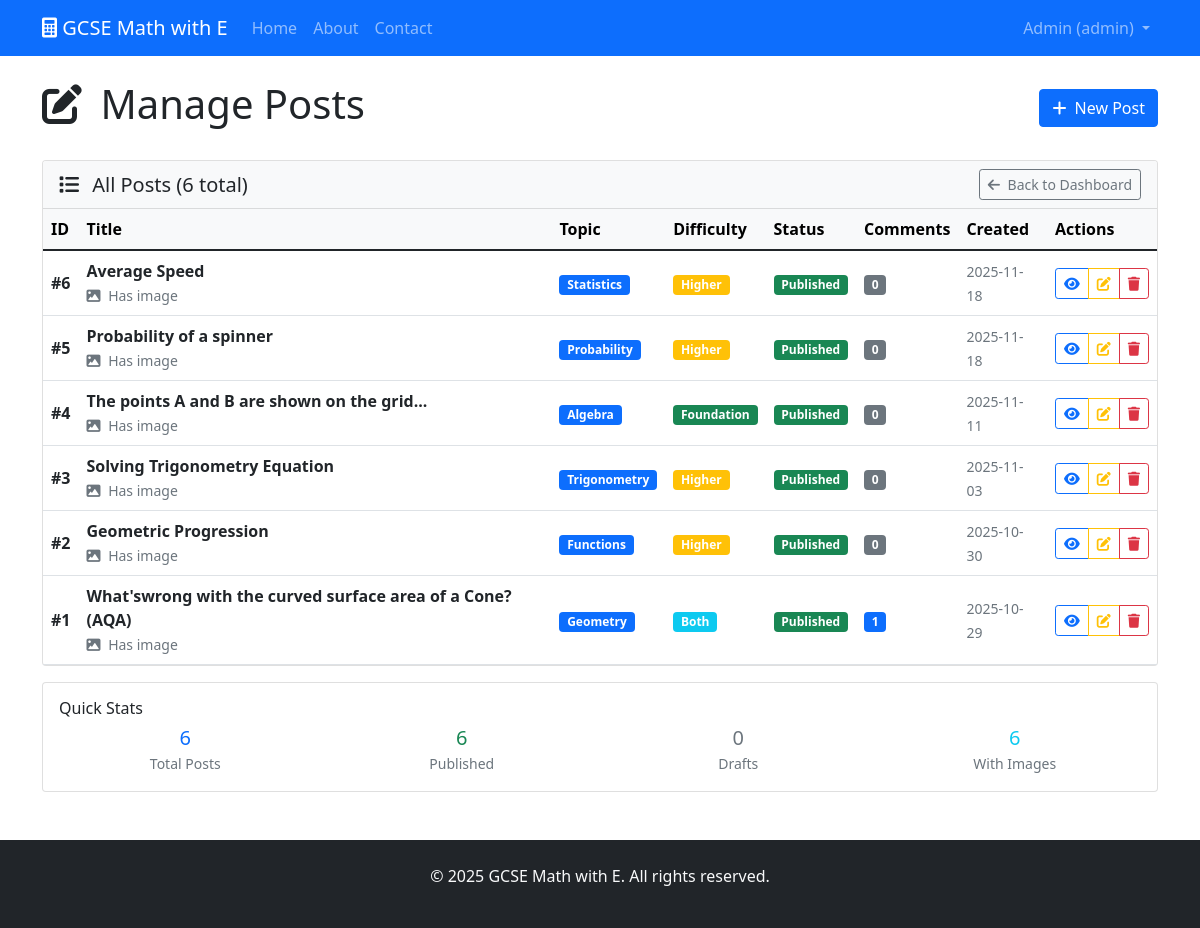
The page /admin/posts (signed in) on the database as committed earlier.
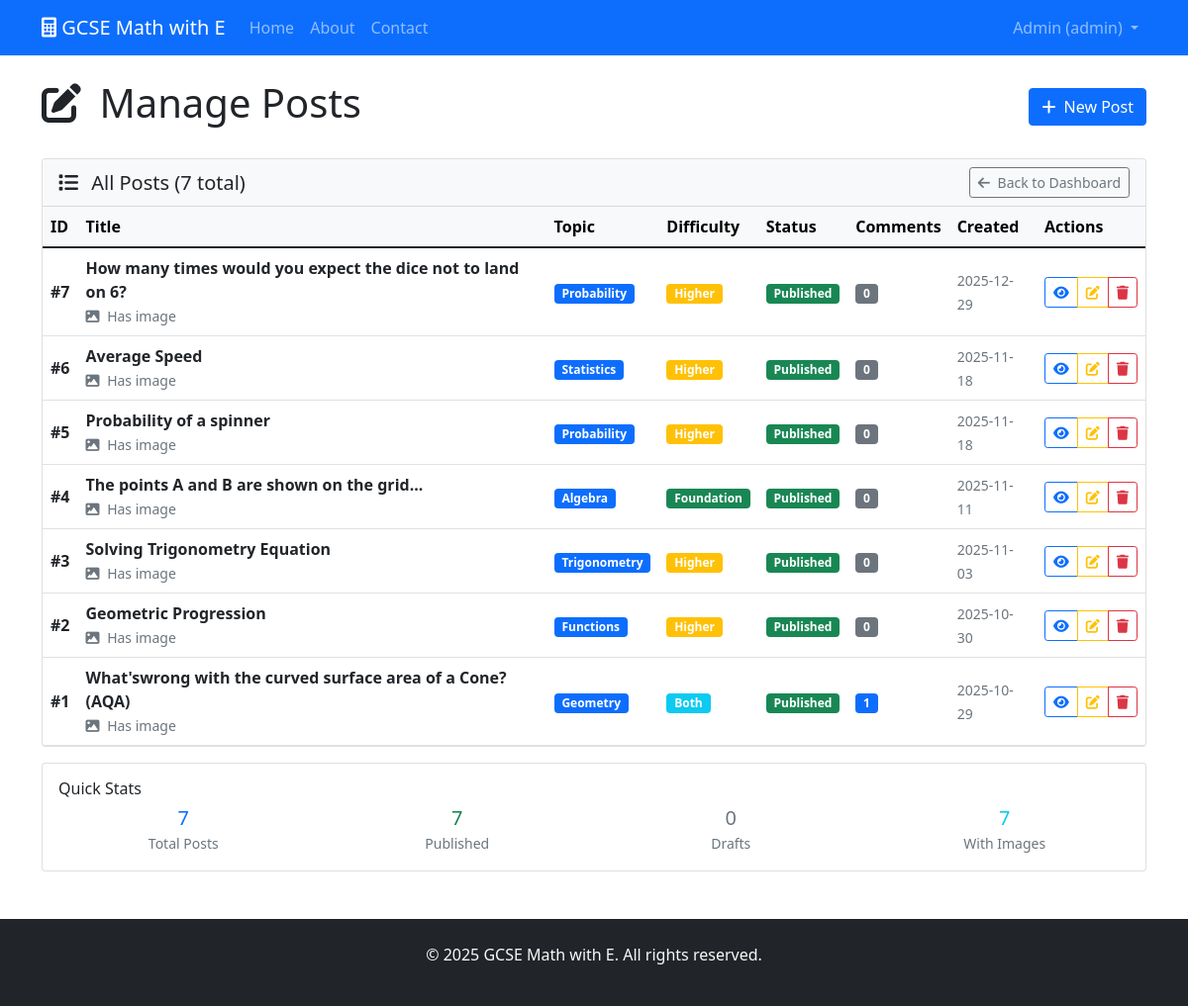
The same page on the database as committed later.
### tables this page shows
CREATE TABLE posts (
                id INTEGER PRIMARY KEY AUTOINCREMENT,
                title TEXT NOT NULL,
                content TEXT NOT NULL,
                topic TEXT NOT NULL,
                difficulty TEXT,
                image_path TEXT,
                is_published BOOLEAN DEFAULT TRUE,
                created_at TIMESTAMP DEFAULT CURRENT_TIMESTAMP,
                updated_at TIMESTAMP DEFAULT CURRENT_TIMESTAMP
            );

### main.py (the view)
@app.route('/admin/posts')
@login_required
def manage_posts():
    db = get_db()
    posts = db.execute('''
        SELECT posts.*, COUNT(comments.id) as comment_count
        FROM posts
        LEFT JOIN comments ON posts.id = comments.post_id
        GROUP BY posts.id
        ORDER BY posts.created_at DESC
    ''').fetchall()
    return render_template('admin/manage_posts.html', posts=posts)

### main.py (called while the page is built)
def get_db():
    conn = sqlite3.connect(app.config['DATABASE'])
    conn.row_factory = sqlite3.Row
    return conn

def login_required(f):
    @functools.wraps(f)
    def decorated_function(*args, **kwargs):
        if 'user_id' not in session:
            flash('Please log in to access this page.', 'danger')
            return redirect(url_for('login'))
        return f(*args, **kwargs)
    return decorated_function

### templates/admin/manage_posts.html (shortened to what the changed rows need)
{% extends "base.html" %}
{% block content %}
<div class="d-flex justify-content-between align-items-center mb-4">
    <h1>
        <i class="fas fa-edit me-2"></i>
        Manage Posts
    </h1>
</div>
<div class="card">
    <div class="card-header bg-light d-flex justify-content-between align-items-center">
        <h5 class="card-title mb-0">
            <i class="fas fa-list me-2"></i>
            All Posts ({{ posts|length }} total)
        </h5>
        <a href="{{ url_for('admin_dashboard') }}" class="btn btn-outline-secondary btn-sm">
            <i class="fas fa-arrow-left me-1"></i>
            Back to Dashboard
        </a>
    </div>
    <div class="card-body p-0">
        {% if posts %}
        <div class="table-responsive">
            <table class="table table-hover mb-0">
                <thead class="table-light">
                    <tr>
                        <th>ID</th>
                        <th>Title</th>
                        <th>Topic</th>
                        <th>Difficulty</th>
                        <th>Status</th>
                        <th>Comments</th>
                        <th>Created</th>
                        <th>Actions</th>
                    </tr>
                </thead>
                <tbody>
                    {% for post in posts %}
                    <tr>
                        <td><strong>#{{ post.id }}</strong></td>
                        <td>
                            <div>
                                <strong>{{ post.title }}</strong>
                                {% if post.image_path %}
                                <br>
                                <small class="text-muted">
                                    <i class="fas fa-image me-1"></i>
                                    Has image
                                </small>
                                {% endif %}
                            </div>
                        </td>
                        <td>
                            <span class="badge bg-primary">{{ post.topic|title }}</span>
                        </td>
                        <td>
                            {% if post.difficulty %}
                            <span class="badge bg-{{ 'success' if post.difficulty == 'foundation' else 'warning' if post.difficulty == 'higher' else 'info' }}">
                                {{ post.difficulty|title }}
                            </span>
                            {% else %}
                            <span class="text-muted">-</span>
                            {% endif %}
                        </td>
                        <td>
                            {% if post.is_published %}
                            <span class="badge bg-success">Published</span>
                            {% else %}
                            <span class="badge bg-secondary">Draft</span>
                            {% endif %}
                        </td>
                        <td>
                            <span class="badge bg-{{ 'primary' if post.comment_count > 0 else 'secondary' }}">
                                {{ post.comment_count }}
                            </span>
                        </td>
                        <td>
                            <small class="text-muted">
                                {{ post.created_at[:10] }}
                            </small>
                        </td>
                        <td>
                            <div class="btn-group btn-group-sm">
                                <a href="{{ url_for('show_post', post_id=post.id) }}"
                                   class="btn btn-outline-primary"
                                   target="_blank"
                                   title="View Post">
                                    <i class="fas fa-eye"></i>
                                </a>
                                <a href="{{ url_for('edit_post', post_id=post.id) }}"
                                   class="btn btn-outline-warning"
                                   title="Edit Post">
                                    <i class="fas fa-edit"></i>
                                </a>
                                <button type="button"
                                        class="btn btn-outline-danger"
                                        data-bs-toggle="modal"
                                        data-bs-target="#deleteModal{{ post.id }}"
                                        title="Delete Post">
                                    <i class="fas fa-trash"></i>
                                </button>
                            </div>
                        </td>
                    </tr>
                    {% endfor %}
                </tbody>
            </table>
        </div>
        {% endif %}
    </div>
</div>
{% if posts %}
<div class="mt-3">
    <div class="card">
        <div class="card-body">
            <h6 class="card-title">Quick Stats</h6>
            <div class="row text-center">
                <div class="col-md-3">
                    <span class="h5 text-primary">{{ posts|length }}</span>
                    <br>
                    <small class="text-muted">Total Posts</small>
                </div>
                <div class="col-md-3">
                    <span class="h5 text-success">{{ posts|selectattr('is_published')|list|length }}</span>
                    <br>
                    <small class="text-muted">Published</small>
                </div>
                <div class="col-md-3">
                    <span class="h5 text-secondary">{{ posts|rejectattr('is_published')|list|length }}</span>
                    <br>
                    <small class="text-muted">Drafts</small>
                </div>
                <div class="col-md-3">
                    <span class="h5 text-info">{{ posts|selectattr('image_path')|list|length }}</span>
                    <br>
                    <small class="text-muted">With Images</small>
                </div>
            </div>
        </div>
    </div>
</div>
{% endif %}
{% endblock %}

Rows that differ between the two databases and show on the page:
added posts: id "7", title "How many times would you expect the dice not to land on 6?", shows "Has image", topic "Probability", difficulty "Higher", is_published "Published", comment_count "0", created_at "2025-12-29"
Other text that changed with them:
{{ posts|length }}: "6" → "7"
{{ posts|selectattr('is_published')|list|length }}: "6" → "7"
{{ posts|selectattr('image_path')|list|length }}: "6" → "7"
